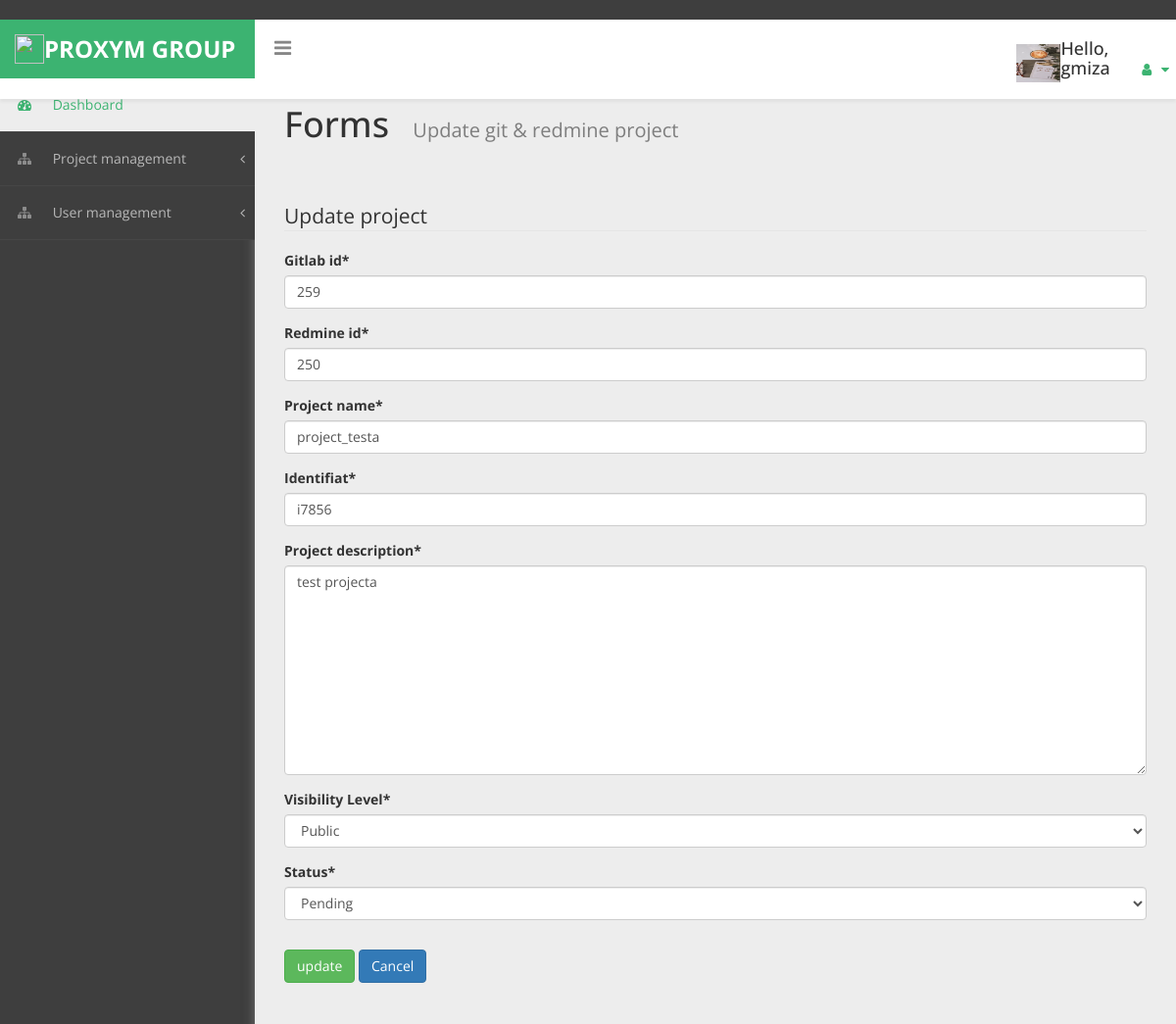
The page /project/1/update/ (signed in) on the database its author committed.
### users/models.py (models this page shows, shortened)
class Profile(models.Model):
    user = models.OneToOneField(User, on_delete=models.CASCADE,unique=True, primary_key=True, default=None)
    image = models.ImageField(default='default.jpg', upload_to='profile_pics')

### blog/models.py (models this page shows, shortened)
class Post(models.Model):
    id = models.AutoField(primary_key=True)
    Project_name = models.CharField(max_length=100)
    gitlab_id = models.CharField(max_length=100)
    redmine_id = models.CharField(max_length=100)
    Identifiat  = models.CharField(max_length=100)
    gitlab_member = models.CharField(max_length=100)
    project_description = models.TextField()
    Project_URL = models.CharField(max_length=100)
    name_customer = models.CharField(max_length=100)
    date_posted = models.DateTimeField(default=timezone.now)
    expires_at = models.DateTimeField(default=datetime.date.today)
    author = models.ForeignKey(User, on_delete=models.CASCADE,default=123)
    LEVEL = (
        ('Public',  'Public'),
        ('Private', 'Private'),
        ('Internel', 'Internel'),
    )
    visibility_Level = MultiSelectField(choices=LEVEL)
    STATUS = (
                ('Pending', 'Pending'),
                ('Out for delivery', 'Out for delivery'),
                ('Delivered', 'Delivered'),
                )
    status = models.CharField(max_length=200, null=True, choices=STATUS)

### blog/views.py (the view, shortened to what this page needs)
# urls.py: path('project/<str:pk>/update/', PostUpdateView.as_view(template_name='blog/project_update.html'), name='post-update'),
class PostUpdateView(LoginRequiredMixin,  UpdateView):
    model = Post
    fields = ['gitlab_id','redmine_id','Project_name','Identifiat','project_description','visibility_Level','status']
    success_url = '/project/'
    template_name='blog/project_update.html'

### blog/templates/blog/project_update.html (shortened to what this page needs)
{% include "blog/index.html" %}
{% load crispy_forms_tags %}
{% block content %}
<div class="content-section">
    <div class="content-section">
        <div id="page-wrapper" >
            <div class="header">
                  <h1 class="page-header">
                        Forms  <small>Update git & redmine project</small>
                              </h1>
                </div>
          <div id="page-inner">
            <div class="row">
                <div class="col-md-12">
    <div class="content-section">
        <form method="POST">
            <fieldset class="form-group">
                <legend class="border-bottom mb-4">Update project</legend>
                {{ form|crispy }}
            </fieldset>
            <div class="form-group">
                <button class="btn btn-success" type="submit">update</button>
                <a  class="btn btn-primary" href="{% url 'blog-home' %}">Cancel</a>
            </div>
        </form>
    </div>
    </div>
    </div>
{% endblock content %}

### blog/templates/blog/index.html (shortened to what this page needs)
﻿{% load static %}
<!DOCTYPE html>
<html xmlns="http://www.w3.org/1999/xhtml">
<head>
    <link href="{% static 'blog/bootstrap.css'%}" rel="stylesheet" />
    <link href= "{% static 'blog/font-awesome.css'%}" rel="stylesheet" />
    <link href="{% static 'blog/morris-0.4.3.min.css'%}" rel="stylesheet" />
    <link href="{% static 'blog/custom-styles.css'%}" rel="stylesheet" />
    <link rel="stylesheet" href="{% static 'blog/cssCharts.css'%}">
    <link rel="stylesheet" href="https://cdnjs.cloudflare.com/ajax/libs/font-awesome/4.7.0/css/font-awesome.min.css">
</head>
<body>
    <div id="wrapper">
        <nav class="navbar navbar-default top-navbar" role="navigation">
            <div class="navbar-header">
                <a class="navbar-brand mr-4" style="background-color: #3CB371;" href="{% url 'blog-home' %}"><img src ="{% static 'image/icon.png' %}" style="float:left; position:relative;width:30px;height:30px;background-color: #3CB371;"> PROXYM GROUP</a>
		<div id="sideNav">
        <i class="fa fa-bars icon"></i>
		</div>
            </div>
            <ul class="nav navbar-top-links navbar-right">
                <li class="dropdown">
                         <img style="float:left; position:relative;
                        margin-top:25px;padding-left:-10px;" width="45" height="40" src="{{ user.profile.image.url }}">
                    <span class="hello-msg"><h4></span>Hello, {{request.user}}</h4>
                    <li class="dropdown">
                        <a class="dropdown-toggle" data-toggle="dropdown"  href="{% url 'profile' %}" >
                            <i class="fa fa-user fa-fw"></i> <i class="fa fa-caret-down"></i>
                        </li>
                        </nav>
                        </div>
        <nav class="navbar-default navbar-side" role="navigation">
            <div class="sidebar-collapse">
                <ul class="nav" id="main-menu">
                    <li>
                        <a class="active-menu" href="{% url 'blog-index' %}"><i class="fa fa-dashboard"></i> Dashboard</a>
                    </li>
                    <li>
                        {% if user.is_authenticated %}
                        <a href="#"><i class="fa fa-sitemap"></i> Project management<span class="fa arrow"></span></a>
                        </li>
                        <li>
                            <a href="#"><i class="fa fa-sitemap"></i> User management<span class="fa arrow"></span></a>
                                {% else %}
                                <li>  <a class="nav-item nav-link" href="{% url 'login' %}"><i class="fa fa-fw fa-user"></i>Login</a></li>
                                </ul>
                                {% endif %}
                            </li>
                          </ul></div></nav>
</body>
</html>

### blog/static/blog/custom-styles.css (style rules this page uses)
body { font-family: 'Open Sans', sans-serif; background: #3E3E3E; }
#wrapper { width: 100%; }
#page-wrapper { padding: 15px 15px; min-height: 600px; background: #EDEDED; }
#page-inner { width:100%; margin:10px 20px 10px 0px; background-color:transparent; padding: 15px 30px; min-height:1200px; }
h1, .h1, h2, .h2, h3, .h3 { margin-top: 7px; margin-bottom: -5px; }
h4 { padding-top:10px; }
.navbar-side { z-index: 0; }
.navbar-side .nav > li > a > i { color: #8C8C8C;padding: 8px;width: 30px;text-align: center; }
.top-navbar { position: fixed; width: 100%; z-index: 300; -webkit-box-shadow: 0 3px 3px rgba(0, 0, 0, 0.05); -moz-box-shadow: 0 3px 3px rgba(0, 0, 0, 0.05); box-shadow: 0 3px 3px rgba(0, 0, 0, 0.05); }
.navbar-side { z-index: 1; position: fixed; width: 260px; top: 80px; }
#page-wrapper { position: relative; top: 55px; box-shadow: 0 0 10px #757575; -moz-box-shadow: 0 0 10px #757575; -webkit-box-shadow: 0 0 10px #757575; }
.dropdown-menu>li>a { display: block; padding: 3px 20px; clear: both; font-weight: 400; line-height: 1.42857143; color: #333; white-space: nowrap; font-size: 13px; }
.page-header { margin: 0;border-bottom: 1px solid transparent;text-align: left;background-color: rgb(237, 237, 237);padding: 32px 22px 32px 0;color: #323232; }
.header { margin: 0 30px; }
h1.page-header small { color: #7E7E7E; margin-left: 15px; font-size: 20px; }
i.fa.fa-bars { font-size: 20px; margin: 12px 0 0; }
.top-navbar { margin:0px; }
.top-navbar .navbar-brand { color: #fff;width: 260px;text-align: left;height: 60px;font-size: 24px;font-weight: 700;line-height: 30px;background: #3CB371; }
.top-navbar .nav > li { position: relative; display: inline-block; margin: 0px; padding: 0px; }
.top-navbar .nav > li > a { position: relative; display: block; padding: 20px;color: #FFFFFF; margin: 0px; }
.active-menu, .active-menu i { background-color: #EDEDED !important; color: #3CB371 !important; }
.active-menu i { color: #3CB371 !important; }
.arrow { float: right; margin-top: 8px; }
.fa.arrow:before { content: "\f104"; }
.sidebar-collapse , .sidebar-collapse .nav { background:none; }
.sidebar-collapse .nav { padding:0; }
.sidebar-collapse .nav > li > a { color: #B8B8B8; background:transparent; text-shadow:none; font-size: 14px; }
.sidebar-collapse > .nav > li > a { padding: 12px 10px; }
.sidebar-collapse > .nav > li { border-bottom: 1px solid rgba(107, 108, 109, 0.19); }
.navbar-side { border:none; background: #3E3E3E; }
.top-navbar { background: #FFFFFF; border-bottom:none; }
.top-navbar .nav > li > a > i { margin-right: 2px; }
.navbar-default { border:0px solid black; }
.navbar-header { background: transparent; }
.nav > li > a > i { margin-right:10px; color: #3CB371; }
#sideNav { float: left; left: 0; z-index: 3; color: #868686; cursor:pointer; border-radius: 0; width: 14px; font-size: 48px; line-height: 0; margin: 7px 0 0 20px; }
@media (min-width:768px) { #page-wrapper { margin: 0 0 0 260px; padding: 0; min-height: 1200px; } }
@media (min-width:768px) { .navbar-side { width: 260px; z-index: 1; } }
@media (min-width:768px) { .navbar { border-radius: 0px; } }

### rows shown on the page
Post: gitlab_id "259", redmine_id "250", Project_name "project_testa", Identifiat "i7856", project_description "test projecta", visibility_Level "Public", status "Pending"

### other values the page prints
{{ request.user }} "gmiza"
